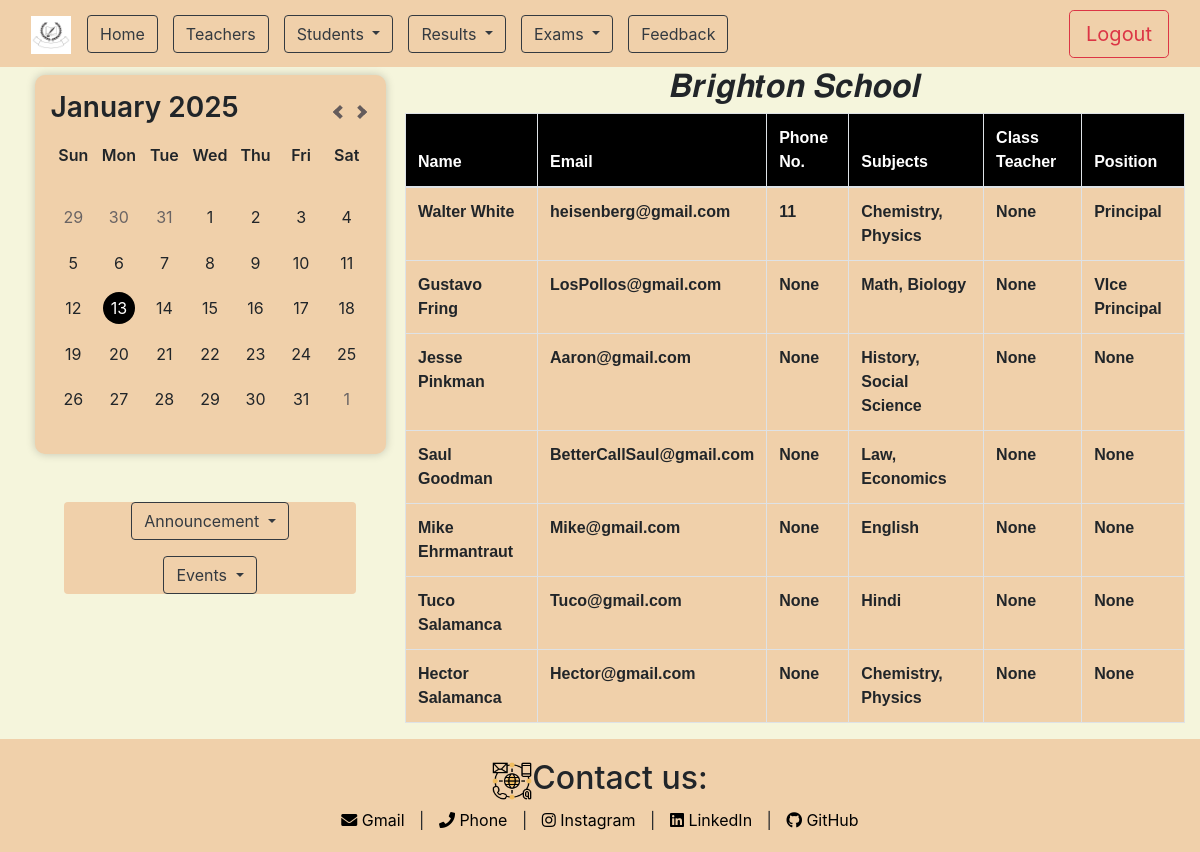
Before: /teachers with the older database file.
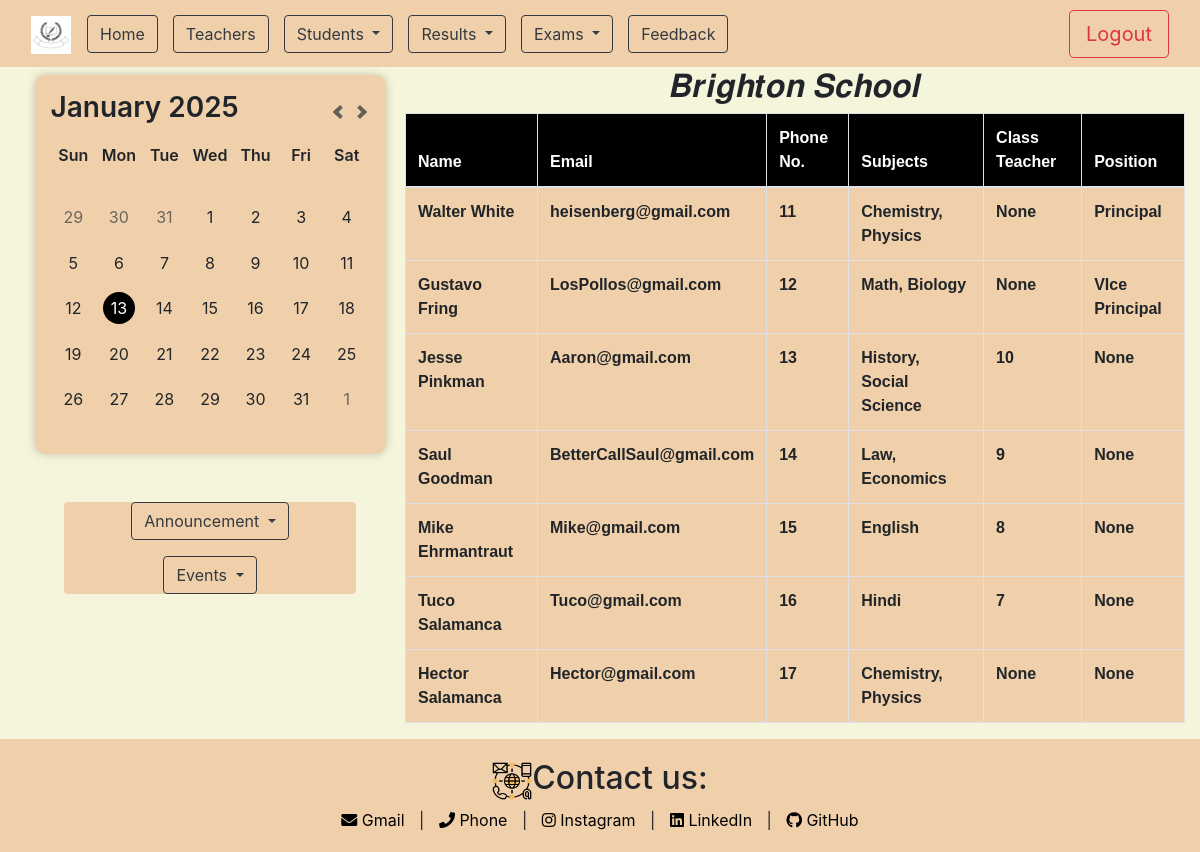
After: the same page with the newer database file.
### app/models.py (models this page shows)
class teachers(models.Model):
    name=models.CharField(max_length=100)
    Email=models.EmailField(max_length=200,null=True)
    phone_number=models.IntegerField(null=True)
    subjects=models.CharField(max_length=300,null=True)
    class_teacher_of=models.IntegerField(null=True, blank=True)
    position=models.CharField(max_length=200,null=True, blank=True)

### app/views.py (the view)
# urls.py: path('teachers', views.teacher_page,name="teacher"),
def teacher_page(request):
    teacher=teachers.objects.all()
    context={'teacher':teacher}
    return render(request,'app/teachers.html',context)

### app/templates/app/teachers.html (shortened to what this page needs)
{% extends "base.html" %}
{% load static %}
{% block content %}
    <main>
        <div class="container-fluid">
            <div class="row no-gutters">
                <div class="col-lg-4 col-md-4 col-sm-12 sidebar">
                    <div class="calendar">
                        <header>
                          <h3></h3>
                          <nav>
                            <button id="prev"></button>
                            <button id="next"></button>
                          </nav>
                        </header>
                        <section>
                          <ul class="days">
                            <li>Sun</li>
                            <li>Mon</li>
                            <li>Tue</li>
                            <li>Wed</li>
                            <li>Thu</li>
                            <li>Fri</li>
                            <li>Sat</li>
                          </ul>
                          <ul class="dates"></ul>
                        </section>
                    </div>
                    <div class="container mt-5 box_clr rounded" style="max-width: 75%;">
                        <div class="dropdown d-flex justify-content-center">
                            <button class="btn btn-med btn-outline-dark dropdown-toggle" href="#" role="button" data-toggle="dropdown" aria-expanded="false">
                                Announcement
                            </button>
                        </div>
                        <div class="dropdown mt-3 d-flex justify-content-center">
                            <button class="btn btn-med btn-outline-dark dropdown-toggle" href="#" role="button" data-toggle="dropdown" aria-expanded="false">
                                Events
                            </button>
                        </div>
                    </div>
                </div>
                <div class="col-lg-8 col-md-8 col-sm-12 main-content">
                    <h2 class="text-center">𝑩𝒓𝒊𝒈𝒉𝒕𝒐𝒏 𝑺𝒄𝒉𝒐𝒐𝒍</h2>
                    <table class="table table-bordered">
                        <thead style="font-weight: 900; background-color: black; color: white;">
                            <tr>
                                <th class="about_text">Name</th>
                                <th class="about_text">Email</th>
                                <th class="about_text">Phone No.</th>
                                <th class="about_text">Subjects</th>
                                <th class="about_text">Class Teacher</th>
                                <th class="about_text">Position</th>
                            </tr>
                        </thead>
                        <tbody style="background-color: rgb(240, 208, 170); font-weight:600; cursor: pointer;">
                            {% for t in teacher %}
                            <tr>
                                <td class="about_text">{{t.name}}</td>
                                <td class="about_text">{{t.Email}}</td>
                                <td class="about_text">{{t.phone_number}}</td>
                                <td class="about_text">{{t.subjects}}</td>
                                <td class="about_text">{{t.class_teacher_of}}</td>
                                <td class="about_text">{{t.position}}</td>
                            </tr>
                            {% endfor %}
                        </tbody>
                    </table>
                </div>
            </div>
        </div>
    </main>
{% endblock content %}

Changed rows visible on the page:
changed teachers "Gustavo Fring": phone_number "None" → "12"
changed teachers "Jesse Pinkman": phone_number "None" → "13"; class_teacher_of "None" → "10"
changed teachers "Saul Goodman": phone_number "None" → "14"; class_teacher_of "None" → "9"
changed teachers "Mike Ehrmantraut": phone_number "None" → "15"; class_teacher_of "None" → "8"
changed teachers "Tuco Salamanca": phone_number "None" → "16"; class_teacher_of "None" → "7"
changed teachers "Hector Salamanca": phone_number "None" → "17"
